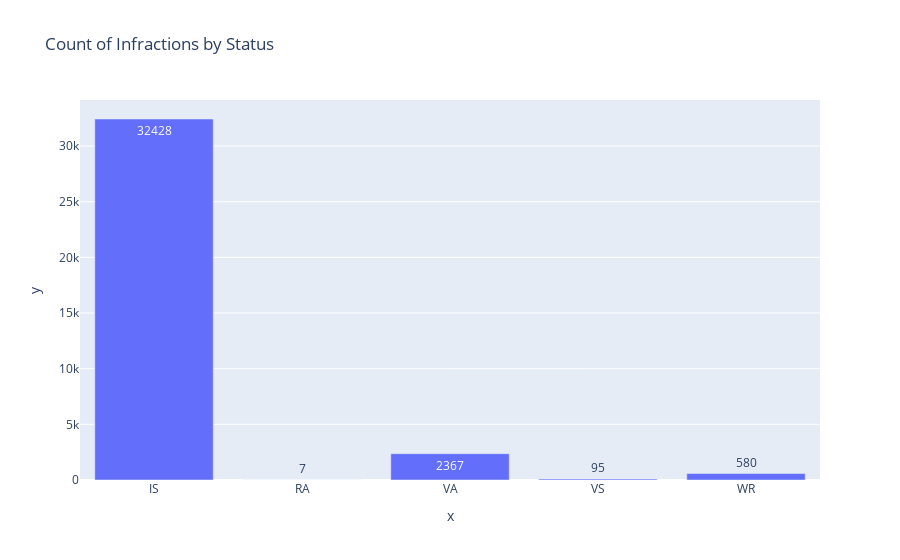

The cell this chart's notebook holds for it:
### Code cell
fig = px.bar(x=agg_dataset_status.index,y=agg_dataset_status.iloc[:,0],text=agg_dataset_status.iloc[:,0],title='Count of Infractions by Status')
fig.show()

### Figure 1 — Plotly figure (JSON) as saved in the notebook; plotly's stock layout.template omitted (floating-point values rounded to 4 significant figures)
{"data": [{"alignmentgroup": "True", "hovertemplate": "x=%{x}<br>y=%{y}<br>text=%{text}<extra></extra>", "legendgroup": "", "marker": {"color": "#636efa"}, "name": "", "offsetgroup": "", "orientation": "v", "showlegend": false, "text": [32428, 7, 2367, 95, 580], "textposition": "auto", "type": "bar", "x": ["IS", "RA", "VA", "VS", "WR"], "xaxis": "x", "y": [32428, 7, 2367, 95, 580], "yaxis": "y"}], "layout": {"barmode": "relative", "legend": {"tracegroupgap": 0}, "title": {"text": "Count of Infractions by Status"}, "xaxis": {"anchor": "y", "domain": [0, 1], "title": {"text": "x"}}, "yaxis": {"anchor": "x", "domain": [0, 1], "title": {"text": "y"}}}}
